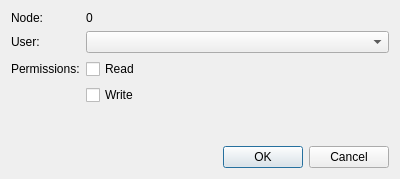
<?xml version="1.0" encoding="UTF-8"?>
<ui version="4.0">
 <class>NodePermDialog</class>
 <widget class="QDialog" name="NodePermDialog">
  <property name="geometry">
   <rect>
    <x>0</x>
    <y>0</y>
    <width>400</width>
    <height>179</height>
   </rect>
  </property>
  <property name="windowTitle">
   <string>Dialog</string>
  </property>
  <layout class="QVBoxLayout" name="verticalLayout">
   <item>
    <layout class="QFormLayout" name="formLayout">
     <item row="0" column="0">
      <widget class="QLabel" name="nodeLabel">
       <property name="text">
        <string>Node:</string>
       </property>
      </widget>
     </item>
     <item row="0" column="1">
      <widget class="QLabel" name="idLabel">
       <property name="text">
        <string>0</string>
       </property>
      </widget>
     </item>
     <item row="1" column="0">
      <widget class="QLabel" name="userLabel">
       <property name="text">
        <string>User:</string>
       </property>
      </widget>
     </item>
     <item row="1" column="1">
      <widget class="QComboBox" name="userComboBox"/>
     </item>
     <item row="2" column="0">
      <widget class="QLabel" name="permLabel">
       <property name="text">
        <string>Permissions:</string>
       </property>
      </widget>
     </item>
     <item row="2" column="1">
      <widget class="QCheckBox" name="readCheckBox">
       <property name="text">
        <string>Read</string>
       </property>
      </widget>
     </item>
     <item row="3" column="1">
      <widget class="QCheckBox" name="writeCheckBox">
       <property name="text">
        <string>Write</string>
       </property>
      </widget>
     </item>
    </layout>
   </item>
   <item>
    <widget class="QDialogButtonBox" name="buttonBox">
     <property name="orientation">
      <enum>Qt::Horizontal</enum>
     </property>
     <property name="standardButtons">
      <set>QDialogButtonBox::Cancel|QDialogButtonBox::Ok</set>
     </property>
    </widget>
   </item>
  </layout>
 </widget>
 <resources/>
 <connections>
  <connection>
   <sender>buttonBox</sender>
   <signal>accepted()</signal>
   <receiver>NodePermDialog</receiver>
   <slot>accept()</slot>
   <hints>
    <hint type="sourcelabel">
     <x>257</x>
     <y>191</y>
    </hint>
    <hint type="destinationlabel">
     <x>157</x>
     <y>274</y>
    </hint>
   </hints>
  </connection>
  <connection>
   <sender>buttonBox</sender>
   <signal>rejected()</signal>
   <receiver>NodePermDialog</receiver>
   <slot>reject()</slot>
   <hints>
    <hint type="sourcelabel">
     <x>325</x>
     <y>191</y>
    </hint>
    <hint type="destinationlabel">
     <x>286</x>
     <y>274</y>
    </hint>
   </hints>
  </connection>
 </connections>
</ui>
